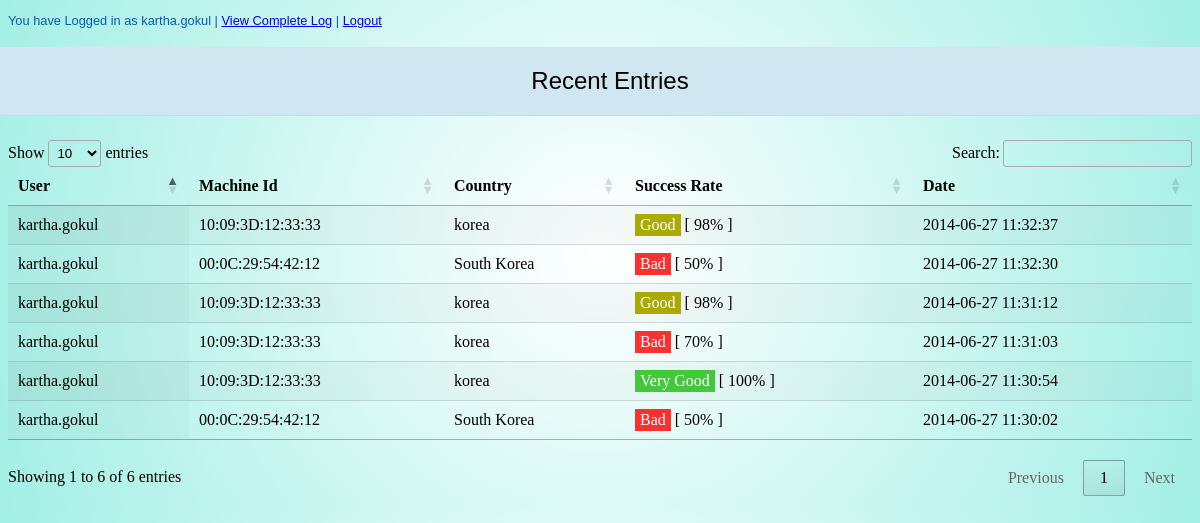
/viewall.php (signed in), run on the app's committed database.
### tables this page shows
CREATE TABLE IF NOT EXISTS `test_data` (
  `userid` varchar(6000) NOT NULL,
  `machineid` varchar(6000) NOT NULL,
  `successrate` int(11) NOT NULL,
  `country` varchar(6000) NOT NULL,
  `details` text NOT NULL,
  `update_date` datetime NOT NULL
);

### viewall.php (the view, shortened to what this page needs)
<!DOCTYPE html>
<html>
    <head>
        <link href="index_style.css" rel="stylesheet" type="text/css" />
        <link rel="stylesheet" type="text/css" href="//cdn.datatables.net/1.10.0/css/jquery.dataTables.css">
        <link rel="stylesheet" type="text/css" href="//cdn.datatables.net/1.10.0/css/jquery.dataTables.css">
    </head>
    <body>
        <?php
        global $DBServer, $DBName, $DBUser, $DBPass;
        $conn = new mysqli($DBServer, $DBUser, $DBPass, $DBName);
        $user = $_SESSION['username'];
        ?>
        <p class="aero_info"><?php echo "You have Logged in as $user"; ?> | <a href="completelog.php">View Complete Log</a> | <a href="logout.php">Logout</a> </p>
        <?php
        if ($user == "admin")
            $sql = "SELECT * FROM test_data";
        else
            $sql = "SELECT * FROM `test_data` WHERE userid = '$user' ORDER BY `update_date` DESC ";
        $rs = $conn->query($sql);
        ?>
        <br></br>
    <center><p class="aero_para_bold"> Recent Entries </p></center>
    <table id="global_data" class="display">
        <thead>
            <tr>
                <th align="left">
                    User
                </th>
                <th align="left">
                    Machine Id
                </th>
                <th align="left">
                    Country
                </th>
                <th align="left" data-type="numeric">
                    Success Rate
                </th>
                <th align="left" data-type="numeric">
                    Date
                </th>
            </tr>
        </thead>
        <tbody>
            <?php
            $rs->data_seek(0);
            while ($row = $rs->fetch_assoc()) {
                $userId = $row['userid'];
                $machineId = $row['machineid'];
                $country = $row['country'];
                $successRate = $row['successrate'];
                $update_date = $row['update_date'];
                ?>
                <tr >
                    <td>
                        <?php echo $userId; ?>
                    </td>
                    <td>
                        <?php echo $machineId; ?>
                    </td>
                    <td>
                        <?php echo $country; ?>
                    </td>
                    <?php
                    if ($successRate == 100) {
                        echo "<td data-value='$successRate'> <span class='status-metro  status-good' title='Disabled'>Very Good</span>";
                    } else if (($successRate > 90) && ($successRate < 99)) {
                        echo "<td data-value='$successRate'> <span class='status-metro status-fair' title='Disabled'>Good</span>";
                    } else {
                        echo "<td data-value='$successRate'> <span class='status-metro status-bad' title='Disabled'>Bad</span>";
                    }
                    echo " [ ";
                    echo $successRate;
                    echo "% ] ";
                    ?>
                    </td>
                    <td>
                        <?php echo $update_date; ?>
                    </td>
                </tr>
                <?php
            }
            ?>
        </tbody>
        <tfoot>
            <tr>
                <td colspan="5">
                </td>
            </tr>
        </tfoot>
    </body>
</html>

### index_style.css (style rules this page uses)
body { background-image: -ms-radial-gradient(center, circle farthest-corner, #FFFFFF 0%, #A3EFE5 100%); background-image: -moz-radial-gradient(center, circle farthest-corner, #FFFFFF 0%, #A3EFE5 100%); background-image: -o-radial-gradient(center, circle farthest-corner, #FFFFFF 0%, #A3EFE5 100%); background-image: -webkit-gradient(radial, center center, 0, center center, 506, color-stop(0, #FFFFFF), color-stop(1, #A3EFE5)); background-image: -webkit-radial-gradient(center, circle farthest-corner, #FFFFFF 0%, #A3EFE5 100%); background-image: radial-gradient(circle farthest-corner at center, #FFFFFF 0%, #A3EFE5 100%); }
.status-metro { display: inline-block; padding: 2px 5px; color:#fff; }
.status-metro.status-good { background: #43c83c; }
.status-metro.status-bad { background: #fa3031; }
.status-metro.status-fair { background: #aaaa00; }
.aero_info { color: #333333; font-family: Tahoma, Geneva, sans-serif; font-size: 80%; color: #005CB9; }
.aero_para_bold { font: 24px Tahoma, Geneva, sans-serif; padding: 20px 10px 20px 30px; display: block; background: #D0E6F0; margin-top: -30px; margin-left: -30px; margin-right: -30px; border-bottom: 1px solid #B9E1F1; }

### data on the page
test_data: userid "kartha.gokul", machineid "10:09:3D:12:33:33", country "korea", successrate "98", update_date "2014-06-27 11:32:37"
test_data: userid "kartha.gokul", machineid "00:0C:29:54:42:12", country "South Korea", successrate "50", update_date "2014-06-27 11:32:30"
test_data: userid "kartha.gokul", machineid "10:09:3D:12:33:33", country "korea", successrate "98", update_date "2014-06-27 11:31:12"
test_data: userid "kartha.gokul", machineid "10:09:3D:12:33:33", country "korea", successrate "70", update_date "2014-06-27 11:31:03"
test_data: userid "kartha.gokul", machineid "10:09:3D:12:33:33", country "korea", successrate "100", update_date "2014-06-27 11:30:54"
test_data: userid "kartha.gokul", machineid "00:0C:29:54:42:12", country "South Korea", successrate "50", update_date "2014-06-27 11:30:02"

### other printed values
$user "kartha.gokul"
